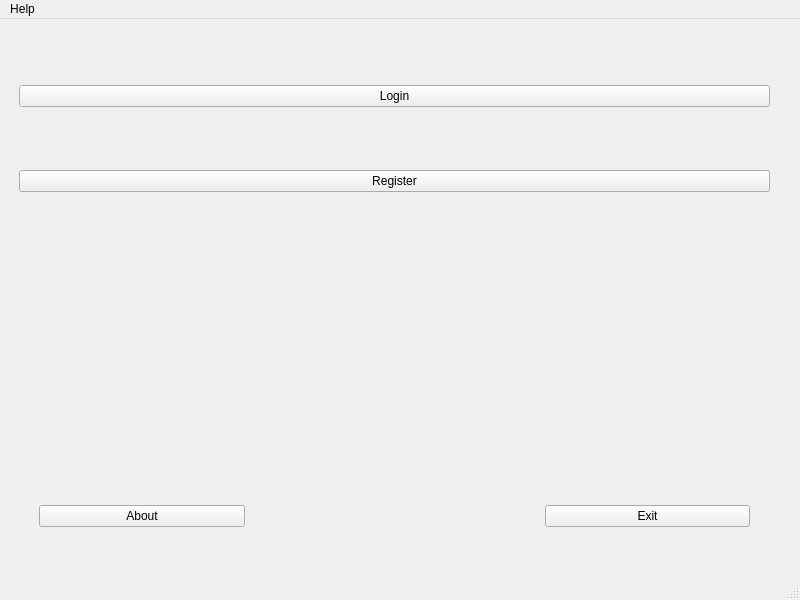
<?xml version="1.0" encoding="UTF-8"?>
<ui version="4.0">
 <class>MainWindow</class>
 <widget class="QMainWindow" name="MainWindow">
  <property name="geometry">
   <rect>
    <x>0</x>
    <y>0</y>
    <width>800</width>
    <height>600</height>
   </rect>
  </property>
  <property name="windowTitle">
   <string>Redux</string>
  </property>
  <widget class="QWidget" name="centralwidget">
   <widget class="QWidget" name="verticalLayoutWidget">
    <property name="geometry">
     <rect>
      <x>19</x>
      <y>9</y>
      <width>751</width>
      <height>221</height>
     </rect>
    </property>
    <layout class="QVBoxLayout" name="verticalLayout">
     <item>
      <widget class="QPushButton" name="pushLogin">
       <property name="text">
        <string>Login</string>
       </property>
      </widget>
     </item>
     <item>
      <widget class="QPushButton" name="pushRegister">
       <property name="text">
        <string>Register</string>
       </property>
      </widget>
     </item>
    </layout>
   </widget>
   <widget class="QWidget" name="horizontalLayoutWidget">
    <property name="geometry">
     <rect>
      <x>19</x>
      <y>460</y>
      <width>751</width>
      <height>74</height>
     </rect>
    </property>
    <layout class="QHBoxLayout" name="horizontalLayout">
     <property name="spacing">
      <number>300</number>
     </property>
     <property name="leftMargin">
      <number>20</number>
     </property>
     <property name="topMargin">
      <number>20</number>
     </property>
     <property name="rightMargin">
      <number>20</number>
     </property>
     <property name="bottomMargin">
      <number>20</number>
     </property>
     <item>
      <widget class="QPushButton" name="pushAbout">
       <property name="text">
        <string>About</string>
       </property>
      </widget>
     </item>
     <item>
      <widget class="QPushButton" name="pushExit">
       <property name="text">
        <string>Exit</string>
       </property>
      </widget>
     </item>
    </layout>
   </widget>
  </widget>
  <widget class="QMenuBar" name="menubar">
   <property name="geometry">
    <rect>
     <x>0</x>
     <y>0</y>
     <width>800</width>
     <height>26</height>
    </rect>
   </property>
   <widget class="QMenu" name="menuHelp">
    <property name="title">
     <string>Help</string>
    </property>
    <addaction name="actionAbout"/>
    <addaction name="actionLicense"/>
   </widget>
   <addaction name="menuHelp"/>
  </widget>
  <widget class="QStatusBar" name="statusbar"/>
  <action name="actionAbout">
   <property name="text">
    <string>About</string>
   </property>
  </action>
  <action name="actionLicense">
   <property name="text">
    <string>License</string>
   </property>
  </action>
 </widget>
 <resources/>
 <connections/>
</ui>
